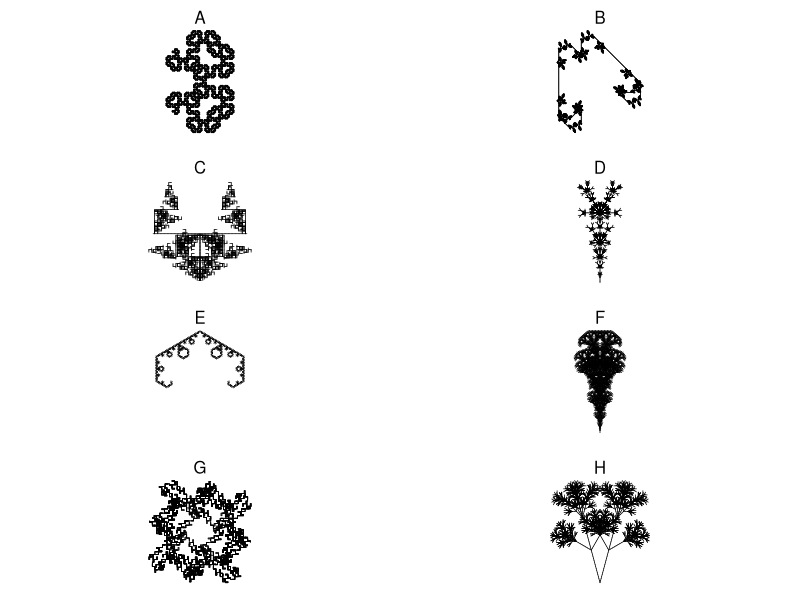

Here is the R script that generated this plot:
## ---- chunk 1
g1 = list("A",
          list("A"="B-A-B",
               "B"="A+B+A"),
          6,
          60)
g2 = list("A",
          list("A"="A[+A][-A]B",
               "B"="[--B][++B]A"),
          5,
          30)
g3 = list("A",
          list("A"="-B+B+B+B+B+B",
               "B"="B[--CCA][-CCA]B",
               "C"="CC"),
          5,
          60)
g4 = list("A",
          list("A"="[----AAB][--AAB][++AAB]AAB",
               "B"="[-C][+C][--C][++C][---C][+++C]",
               "C"="CAB"),
          3,
          45)

g5 = list("A",
          list("A"="[-AAB][--AAB][+AAB][++AAB]AAB",
               "B"="[-C][+C][--C][++C]CA",
               "C"="CC"),
          3,
          72)

g6 = list("A",
          list("A"="-B+B+B+B+B+B",
               "B"="BB[-CCA]",
               "C"="CC"),
          5,
          60)

g7 = list("A",
          list("A"="B+B+B+B+B",
               "B"="[-CCA]BB",
               "C"="CC"),
          5,
          72)

g8 = list("A++++A",
          list("A"="+A-B-B[B]",
               "B"="-B+A+A[A]"),
          5,
          45)

g9 = list("A++A",
          list("A"="AB[-A][+A]",
               "B"="A"),
          6,
          90)

g10 = list("A+++A+++A+++A",
          list("A"="B--B",
               "B"="AA+++AA"),
          7,
          30)

g11 = list("A",
           list("A"="AB",
                "B"="A[++C][--C]",
                "C"="C[+C][-C]A"),
           7,
           45)

g12 = list("A",
           list("A"="X[-A][+A]AA",
                "X"="XX"),
           5,
           60)

g13 = list("A",
           list("A"="X[-A][+A]A",
                "X"="XX"),
           6,
           60)

g14 = list("A++++++.A",
           list("A"="B+B+B+B+B+B+B",
                "B"="B[-CCA][+CCA]",
                "C"="CC"),
           5,
           30)

g15 = list("A",
           list("A"="ABA",
                "B"="[-BAB][+BAB]"),
           6,
           90)

g16 = list("AA",
           list("A"="ABA",
                "B"="C[-BAB][+BAB]",
                "C"="CC"),
           5,
           90)

g17 = list("AA",
           list("A"="B-AA-B",
                "B"="A+B+A"),
                6,
                45)

g18 = list("AA",
           list("A"="B-AA-B",
                "B"="AB+B+A"),
                5,
                90)

g19 = list("AA",
           list("A"="B-AA-B",
                "B"="AB+B+AB"),
                5,
                90)

g20 = list("A++A++A++A",
           list("A"="B-CAC-B",
                "B"="AB-BA",
                "C"="CC"),
                5,
                135)

g21 = list("A.A",
           list("A"="BC",
                "B"="B[+C][-C]",
                "C"="CAD",
                "D"="DD[+D+D][-D-D]"),
                5,
                60)

g22 = list("A",
           list("A"="B-ABA-B",
                "B"="A+B+A"),
           6,
           72)

g23 = list("A",
           list("A"="B-ABA-B",
                "B"="A+B+A"),
           6,
           90)

g24 = list("A",
           list("A"="B-ABA-B",
                "B"="A+B+A"),
           6,
           120)

g25 = list("A",
           list("A"="B-ABA-B",
                "B"="A+B+A"),
           6,
           108)

g26 = list("A",
           list("A"="B-ABA-B",
                "B"="A+B+A"),
           4,
           135)

g27 = list("A++A++A++A",
           list("A"="B-ABA-B",
                "B"="A+BB+A"),
           4,
           135)

g28 = list("A",
           list("A"="A[+A][-A]B",
                "B"="A[--B][++B]B"),
           6,
           108)

g29 = list("A",
           list("A"="A[+A][-A]A[+B][-B]",
                "B"="A[--B][++B]B"),
           5,
           60)

g30 = list("A",
           list("A"="A[+A][-A]A[+B][-B]",
                "B"="A[--B][++B]B"),
           5,
           20)

g31 = list("A",
           list("A"="A[+A][-A]A[+B][-B]",
                "B"="A[----B][++++B]B"),
           5,
           45)

g32 = list("A",
           list("A"="A[++A][--A]A[+B][-B]",
                "B"="A[----B][++++B]B"),
           5,
           45)

g33 = list("A",
           list("A"="B++B++B++B++B",
                "B"="B[-CCC-CC-CCA][----CC-CCB]B",
                "C"="CC"),
           5,
           36)

g34 = list("A",
           list("A"="B++A++A++B",
                "B"="AB[A-CC-CC-CCA]BA",
                "C"="CC"),
           5,
           90)

g35 = list("A++++XA",
           list("A"="AA[-B][+B]B",
                "B"="[---ABC][+++ABC]",
                "C"="A[-CB][+CB]",
                "X"="XX"),
           5,
           45)

g36 = list("A+++XA",
           list("A"="AA[-B][+B]B",
                "B"="[--ABC][++ABC]",
                "C"="A[-CB][+CB]",
                "X"="XX"),
           5,
           60)

g37 = list("[A]+[A]+[A]+[A]+[A]+[A]",
           list("A"="AA[-B][+B]B",
                "B"="[-ABC][+ABC]",
                "C"="A[-CB][+CB]"),
           4,
           60)

g38 = list("[A]+[A]+[A]+[A]+[A]",
           list("A"="AA[-B][+B]B",
                "B"="[-ABC][+ABC]",
                "C"="A[-CB][+CB]"),
           4,
           72)

g39 = list("[A]+[A]+[A]+[A]",
           list("A"="AA[-B][+B]B",
                "B"="[-ABC][+ABC]",
                "C"="A[-CB][+CB]"),
           4,
           90)

g40 = list("[A]+[A]+[A]",
           list("A"="AA[-B][+B]B",
                "B"="[-ABC][+ABC]",
                "C"="A[-CB][+CB]"),
           4,
           120)

g41 = list("A",
           list("A"="C[+CA][CCCA][-CA]",
                "C"="CC"),
           6,
           45)

g42 = list("A",
           list("A"="C[+CA][CCCCB][-CA]",
                "B"="[++A][--A]",
                "C"="CC"),
           6,
           45)

g43 = list("[A]--[A]--[A]--[A]",
           list("A"="C[+CB][CCA][-CB]",
                "B"="CCC[+++A][---A]",
                "C"="CA"),
           4,
           45)

g44 = list("A",
           list("A"="A[-DB][+DB]C",
                "B"="DC[++DA][--DA]B",
                "C"="[+++D][---D]A",
                "D"="DD"),
           6,
           40)

g45 = list("[A]+++[A]+++[A]",
           list("A"="A[---XB][-XB][+XB][+++XB]",
                "B"="XB[++XA][--XA]XA",
                "X"="XX"),
           4,
           40)

g46 = list("[A]+++[A]+++[A]",
           list("A"="A[---XB][-XB][+XB][+++XB]",
                "B"="XB[++XA][--XA]A",
                "X"="XX"),
           4,
           40)

g47 = list("A",
           list("A"="[---B][-B][+B][+++B]",
                "B"="BD[++DA][--DA]B",
                "D"="DD"),
           5,
           45)

g48 = list("A------A",
           list("A"="[---B][-B][+B][+++B]",
                "B"="BD[++DA][--DA]B",
                "D"="DD"),
           5,
           30)

g49 = list("A+A++++++A+A",
           list("A"="[---B][-B][+B][+++B]",
                "B"="BD[++DA][--DA]B",
                "D"="DD"),
           4,
           30)

g50 = list("A--A--A",
           list("A"="A[-A]A"),
           6,
           60)

g51 = list("B---A",
           list("A"="A[-AB]A",
                "B"="B[+BA]B"),
           5,
           60)

g52 = list("[A][B]",
           list("A"="[-XBA]A",
                "B"="[+XAB]B",
                "X"="XX"),
           6,
           30)

g53 = list("[A][B]",
           list("A"="C[-A-B]A",
                "B"="C[+B+A]B",
                "C"="CC"),
           5,
           30)

g54 = list("[+A][-B]",
           list("A"="[-CA-CB]A",
                "B"="[+CB+CA]B",
                "C"="CC"),
           7,
           30)

g55 = list("[+A][-B]",
           list("A"="[-CA-CB]A",
                "B"="[+CB+CA]B",
                "C"="CC"),
           6,
           90)

g56 = list("[+A][-B]",
           list("A"="[-CA-CB]A",
                "B"="[+CB+CA]B",
                "C"="CC"),
           6,
           120)

g57 = list("[+A][-B]",
           list("A"="[-CA-CB]A",
                "B"="[+CB+CA]B",
                "C"="CC"),
           6,
           150)

g58 = list("[+A][-B]",
           list("A"="[-CA-CB]CA",
                "B"="[+CB+CA]CB",
                "C"="CC"),
           6,
           150)

g59 = list("A",
           list("A"="XXX-B+BB+BB+BB+B",
                "X"="XX",
                "B"="B[-XXA]B"),
           4,
           90)

g60 = list("A",
           list("A"="XX[BBB+BB+B]A",
                "X"="XX",
                "B"="B[-XA][+XA]B"),
           4,
           30)

g61 = list("A",
           list("A"="XX[B+BB+BB+BB+B]",
                "X"="XX",
                "B"="BA"),
           6,
           90)

g62 = list("A",
           list("A"="XXX[B+BB+BB+B]",
                "X"="XX",
                "B"="BA"),
           6,
           120)

g63 = list("A",
           list("A"="X[-B+BB+BB+BB+BB+BB+B]",
                "X"="XX",
                "B"="X[+A-AA-AA-AA-AA-AA-A]"),
           3,
           10)

g64 = list("A",
           list("A"="B[-A][+A]",
                "B"="[DA][--DA][++DA]",
                "D"="DD"),
           7,
           60)

g65 = list("X",
           list("F"="FF",
                "X"="F[+XXF+F][-XXF-F]FXX"),
           4,
           30)

g66 = list("X",
           list("F"="FF",
                "X"="FF[+XFF+XF][-XFF-XF]FXX"),
           4,
           30)

g67 = list("X",
           list("F"="FF",
                "X"="FF[+XFFX+XF][-XFFX-XF]FXXFX"),
           3,
           30)

g68 = list("A",
           list("A"="AA[-B][+B]B",
                "B"="B[-ABC][+ABC]",
                "C"="C[-CBA][+CBA]"),
           4,
           60)

g69 = list("A",
           list("A"="A[-BC][+BC]BC",
                "B"="BB[-ABC][+ABC]",
                "C"="CCC[-CBA][+CBA]"),
           4,
           60)

g70 = list("GA",
           list("A"="[---BC][+++BC]",
                "B"="F[--AC][++AC]",
                "C"="FF[-BA][+BA]",
                "F"="FF",
                "G"="F"),
           5,
           15)

g71 = list("GA",
           list("A"="[---BC][+++BC]",
                "B"="[--AC][++AC]",
                "C"="FF[-BA][+BA]",
                "F"="FF",
                "G"="F"),
           5,
           15)

g72 = list("[A]------------[A]",
           list("A"="[---BC][+++BC]",
                "B"="[--AC][++AC]",
                "C"="F[-BA][+BA]",
                "F"="FF"),
           5,
           15)

g73 = list("C",
           list("A"="F[---BC][+++BC]",
                "B"="F[-CA][+CA]",
                "C"="[-AB][+AB]",
                "F"="FF"),
           6,
           15)

g74 = list("A",
           list("A"="ADB",
                "B"="[-CA][+CA]",
                "C"="[+C[-A][+A]][-C[-A][+A]]",
                "D"="E",
                "E"="AA"),
           7,
           30)

g75 = list("ABA",
           list("A"="+B--A--B+",
                "B"="-A+BCB+A-",
                "C"="CC"),
           7,
           45)

g76 = list("AAAAA",
           list("A"="B--A--B",
                "B"="A+BCB+A",
                "C"="CC"),
           5,
           72)

g77 = list("ABA",
           list("A"="A+AA+B+AA+A",
                "B"="B-B-A-B-B"),
           4,
           22)

g78 = list("A+A+A+A",
           list("A"="C[++CB][--CB]",
                "B"="C-BAB+C",
                "C"="CAB"),
           6,
           90)

g79 = list("AAAAA",
           list("A"="A+B+A",
                "B"="CC-[+CA][-CA]-B",
                "C"="CC"),
           6,
           108)

g80 = list("AA",
           list("A"="A++B-C-B++A",
                "B"="B--A+C+A--B",
                "C"="CC"),
           6,
           45)

g81 = list("AAAA",
           list("A"="A++B-C-B++A",
                "B"="B--A+C+A--B",
                "C"="CCC"),
           5,
           45)

g82 = list("-A++A",
           list("A"="A++B-C-B++A",
                "B"="B--A+C+A--B",
                "C"="CCC"),
           5,
           45)

g83 = list("-A",
           list("A"="A++B-C-B++A",
                "B"="B--A+C+A--B",
                "C"="CCC"),
           5,
           45)


g84 = list("AAA",
           list("A"="A++B-C-B++A",
                "B"="B--A+C+A--B",
                "C"="CC"),
           6,
           60)

g85 = list("A",
           list("A"="+B-AA-B+",
                "B"="-A+BB+A-"),
           3,
           108)

g86 = list("A",
           list("A"="+B-ACA-ACA-B+",
                "B"="-A+BCB+BCB+A-",
                "C"="CCC"),
           5,
           135)

g87 = list("A",
           list("A"="+BAA-ABA-AAB+",
                "B"="-A+B[-C]B+A-",
                "C"="CCCC[A][+A][-A][--A]"),
           4,
           90)

g88 = list("A",
           list("A"="+B-AA-AA-B+",
                "B"="-A+BB+BB+A-"),
           5,
           30)

g89 = list("A",
           list("A"="+B-ACA-ACA-B+",
                "B"="-A+BCB+BCB+A-",
                "C"="CCC"),
           5,
           60)

g90 = list("A",
           list("A"="+B-ACA-ACA-B+",
                "B"="-A+BCB+BCB+A-",
                "C"="CCC"),
           5,
           108)

g91 = list("-A",
           list("A"="+B-AA-B+",
                "B"="-A+BB+A-"),
           5,
           90)

g92 = list("A",
           list("A"="+B-AAA-B+",
                "B"="-A+BBB+A-"),
           5,
           120)

g93 = list("AA",
           list("A"="+B-AAA-B+",
                "B"="-A+BBB+A-"),
           5,
           108)

g94 = list("AA",
           list("A"="+B-ABA-B+",
                "B"="-A+BAB+A-"),
           5,
           108)

g95 = list("A",
           list("A"="+BB-ABA-BB+",
                "B"="-AA+BAB+AA-"),
           5,
           90)

g96 = list("A",
           list("A"="+BA-ABA-AB+",
                "B"="-AB+BAB+BA-"),
           5,
           90)

g97 = list("A",
           list("A"="+BA-A--B--A-AB+",
                "B"="-AB+B++A++B+BA-"),
           5,
           60)

g98 = list("A",
           list("A"="+BA-A--A--A-AB+",
                "B"="-AB+B++B++B+BA-"),
           5,
           120)

g99 = list("A",
           list("A"="+BA-B--A--B-AB+",
                "B"="-AB+A++B++A+BA-"),
           5,
           72)

g99 = list("A",
           list("A"="+AA-B--A--B-AA+",
                "B"="-BB+A++B++A+BB-"),
           5,
           120)

g100= list("A",
           list("A"="+BA--AA--AB+",
                "B"="-AB++BB++BA-"),
           5,
           30)

g101= list("A",
           list("A"="+++BA----ABA----AB+++",
                "B"="---AB++++BAB++++BA---"),
           5,
           45)

g102= list("A",
           list("A"="+++BA----ABA----AB+++",
                "B"="---AB++++BAB++++BA---"),
           4,
           50)

g103= list("A",
           list("A"="+++BA----ABA----AB+++",
                "B"="---AB++++BAB++++BA---"),
           5,
           50)

g104= list("A",
           list("A"="CAA[--CAB][++CAB]",
                "B"="C[-CC-CA][+CC+CA]",
                "C"="CC"),
           5,
           100)

g105= list("A",
           list("A"="CAA[--CAB][++CAB]",
                "B"="C[-CC-CA][+CC+CA]",
                "C"="CC"),
           5,
           90)

goodies = list(g1,g2,g3,g4,g5,g6,g7,g8,g9,g10,g11,g12,g13,g14,g15,g16,g17,g18,g19,g20,g21,g22,g23,g24,g25,g26,g27,g28,g29,g30,g31,g32,g33,g34,g35,g36,g37,g38,g39,g40,g41,g42,g43,g44,g45,g46,g47,g48,g49,g50,g51,g52,g53,g54,g55,g56,g57,g58,g59,g60,g61,g62,g63,g64,g65,g66,g67,g68,g69,g70,g71,g72,g73,g74,g75,g76,g77,g78,g79,g80,g81,g82,g83,g84,g85,g86,g87,g88,g89,g90,g91,g92,g93,g94,g95,g96,g97,g98,g99,g100,g101,g102,g103,g104,g105)

showrules = function(g){
    rules = g[[2]]
    pr = paste0("`",names(rules)," > ",rules,"`",collapse="\\\n")
    return(pr)
}

initial_angle = 90  
line_color = "black"
line_width = 1
bg_color = "white"

getstr = function(start,rules,n){
    st = start
    for(jj in 1:n){
        st2 = ""
        for(i in 1:nchar(st)){
            ch = substr(st,i,i)
            if(!is.null(rules[[ch]])){
                st2 = paste0(st2,rules[[ch]],collapse="")
            } else {
                st2 = paste0(st2,ch,collapse="")
            }
        }
        st = st2
    }
    return(st)
}
getxyc = function(string="AA+AA+AA+A+A",angle=pi/2,angle_initial=pi/2,col="blue"){
    switch = 1
    d = angle_initial
    x = 0
    y = 0
    xl = c(x)
    yl = c(y)
    cols = numeric()
    dsave = numeric()
    xsave = numeric()
    ysave = numeric()
    for(i in 1:nchar(string)){
        ch = substr(string,i,i)
        cn = as.integer(charToRaw(ch))
        if(cn>=as.integer(charToRaw("A")) && cn<=as.integer(charToRaw("L"))){
            cols = c(cols,col)
            x = x+cos(d)
            y = y+sin(d)
            xl = c(xl,x)
            yl = c(yl,y)
        }
        if(cn>=as.integer(charToRaw("M")) && cn<=as.integer(charToRaw("Z"))){
            cols = c(cols,"NA")
            x = x+cos(d)
            y = y+sin(d)
            xl = c(xl,x)
            yl = c(yl,y)
        }
        if(cn==as.integer(charToRaw("["))){
            dsave = c(dsave,d)
            xsave = c(xsave,x)
            ysave = c(ysave,y)
        }
        if(cn==as.integer(charToRaw("]"))){
            cols = c(cols,"NA")
            x = xsave[length(xsave)]
            y = ysave[length(ysave)]
            d = dsave[length(dsave)]
            if(length(xsave)>1){
                xsave = xsave[1:(length(xsave)-1)]
                ysave = ysave[1:(length(ysave)-1)]
                dsave = dsave[1:(length(dsave)-1)]
            } else {
                xsave = numeric()
                ysave = numeric()
                dsave = numeric()
            }
            xl = c(xl,x)
            yl = c(yl,y)
        }
        if(cn==as.integer(charToRaw("-"))){
            d = d+angle*switch
        }
        if(cn==as.integer(charToRaw("+"))){
            d = d-angle*switch
        }
        if(cn==as.integer(charToRaw("."))){
            switch = switch*(-1)
        }
    }
    xwid = max(xl)-min(xl)
    ywid = max(yl)-min(yl)
    xmid = (max(xl)+min(xl))/2
    ymid = (max(yl)+min(yl))/2
    wid = max(c(xwid,ywid))
    x2 = (xl-xmid)/wid*2
    y2 = (yl-ymid)/wid*2
    return(list(x2,y2,cols))
}
makeplot = function(xyc,lwd=1){
    x = xyc[[1]]
    y = xyc[[2]]
    c = xyc[[3]]
    plot(0,0,"n",xlim=c(-1,1),ylim=c(-1,1),axes=F,ann=F)
    for(i in 2:length(x)){
        lines(c(x[i-1],x[i]),c(y[i-1],y[i]),col=c[i-1],lwd=lwd)
    }
}

ng = length(goodies)
gs = sample(1:length(goodies),8)
gc = sample(gs,1)
sol = paste0(1*(gs==gc),collapse="")

## ---- chunk 2
cat(showrules(goodies[[gc]]))
## ---- chunk 3
par(mfrow=c(4,2),pty="s",mar=c(1,1.5,2,1.5))
jj = 0
for(i in gs){
    jj = jj+1
    s = getstr(goodies[[i]][[1]],goodies[[i]][[2]],goodies[[i]][[3]])
    angle = goodies[[i]][[4]]
    xyc = getxyc(s,angle/180*pi,angle_initial=initial_angle/180*pi,col=line_color)
    makeplot(xyc,lwd=0.7)
    mtext(LETTERS[jj],3)
}
## ---- chunk 4
GG = goodies[[gs[1]]]
## ---- chunk 5
cat(showrules(GG))
## ---- chunk 6
GG = goodies[[gs[2]]]
## ---- chunk 7
cat(showrules(GG))
## ---- chunk 8
GG = goodies[[gs[3]]]
## ---- chunk 9
cat(showrules(GG))
## ---- chunk 10
GG = goodies[[gs[4]]]
## ---- chunk 11
cat(showrules(GG))
## ---- chunk 12
GG = goodies[[gs[5]]]
## ---- chunk 13
cat(showrules(GG))
## ---- chunk 14
GG = goodies[[gs[6]]]
## ---- chunk 15
cat(showrules(GG))
## ---- chunk 16
GG = goodies[[gs[7]]]
## ---- chunk 17
cat(showrules(GG))
## ---- chunk 18
GG = goodies[[gs[8]]]
## ---- chunk 19
cat(showrules(GG))
